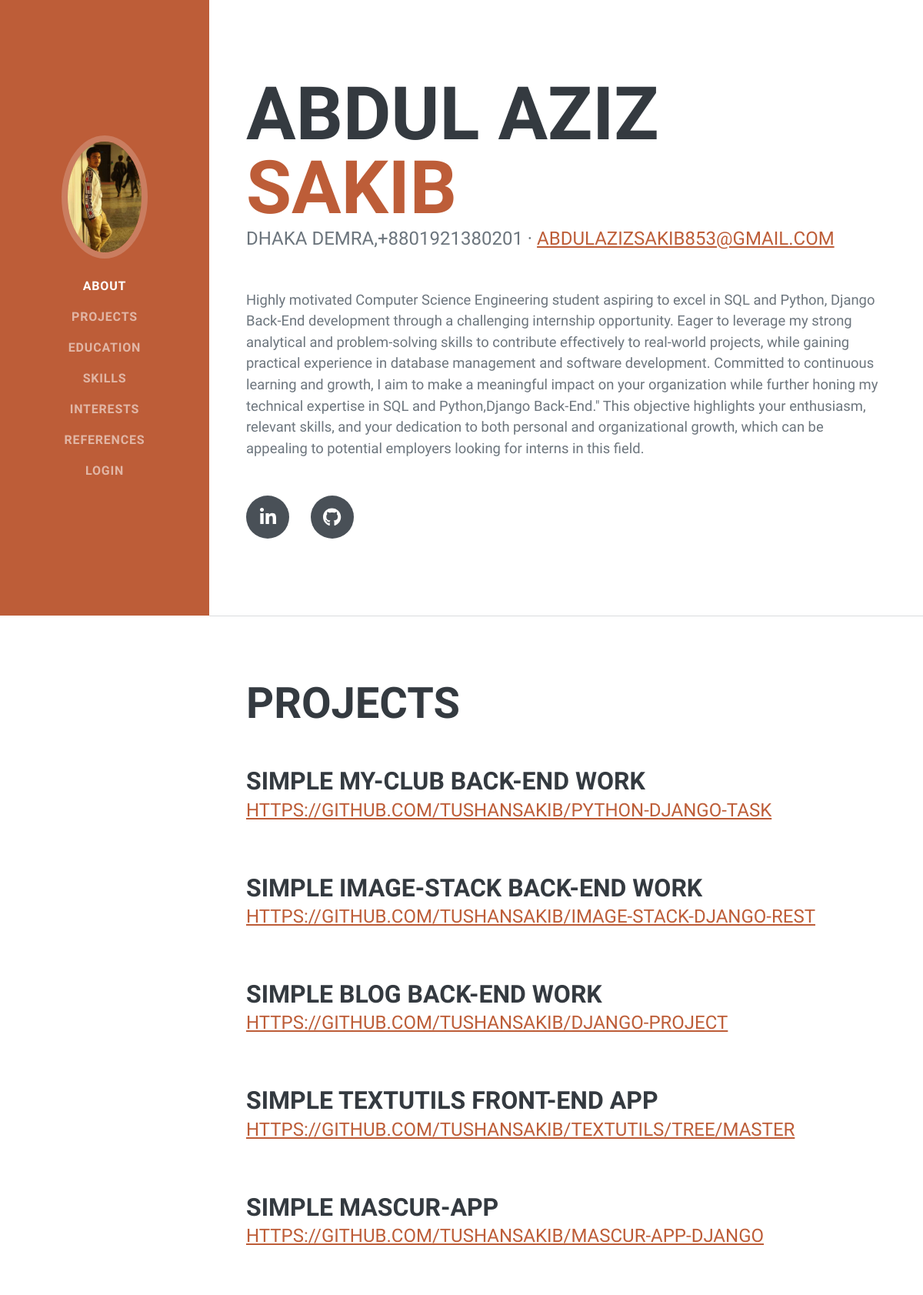
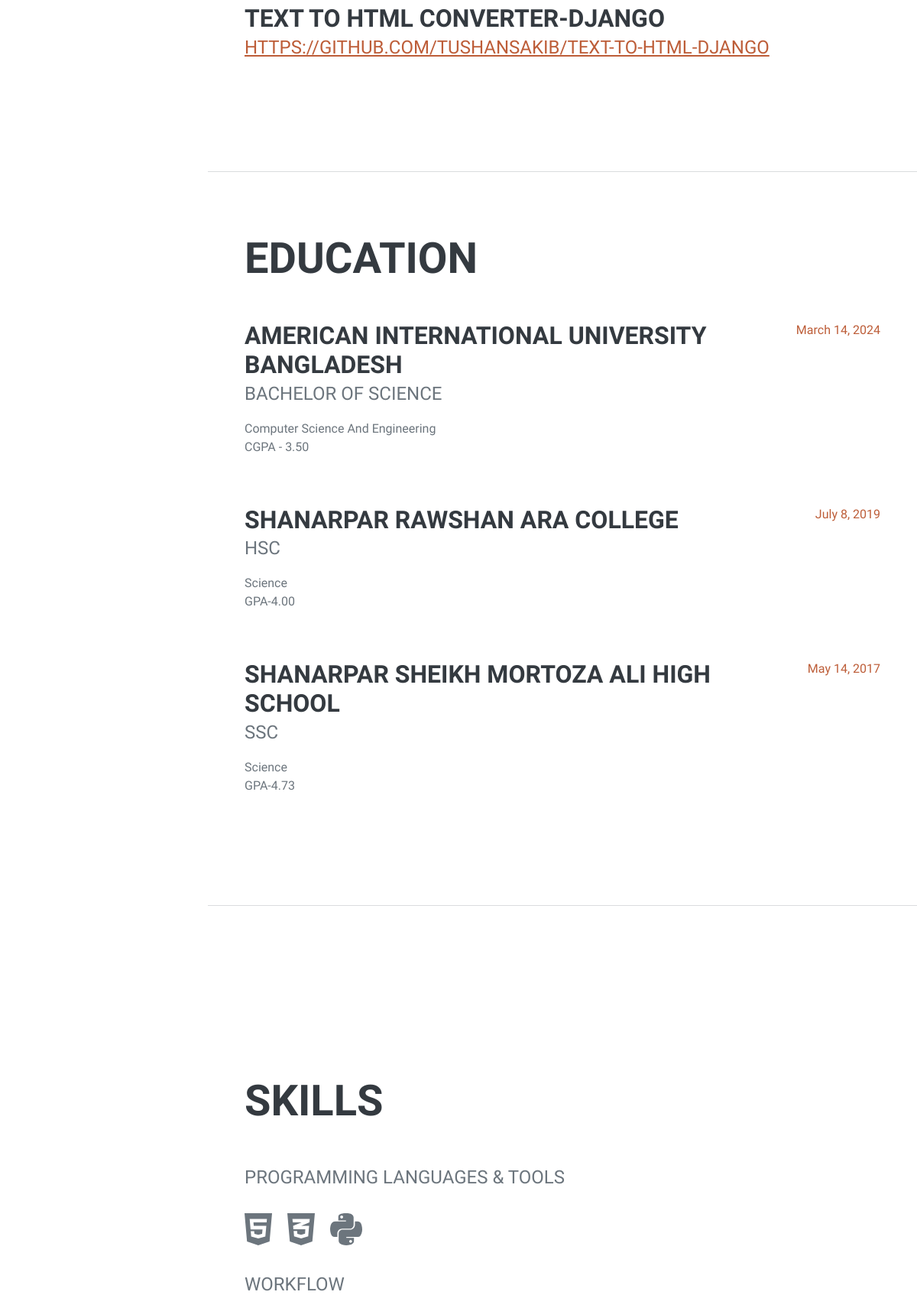
The page / (upper part) on the database its author committed (2 pictures, top to bottom).
### core/models.py (models this page shows, shortened)
class About(models.Model):
    profile_img = models.ImageField(upload_to = 'upload/profile')
    first_name = models.CharField(max_length=100)
    last_name = models.CharField(max_length=100)
    address = models.CharField(max_length=200)
    phone = models.CharField(max_length=15)
    email = models.CharField(max_length=100)
    career_obj = models.CharField(max_length=10000)
    facebook_link = models.CharField(max_length=100,null=True,blank=True)
    git_link = models.CharField(max_length=100,null=True,blank=True)
    linkedin_link = models.CharField(max_length=100,null=True,blank=True)
    twitter_link = models.CharField(max_length=100,null=True,blank=True)

class Project(models.Model):
    title = models.CharField(max_length=100)
    github_link = models.CharField(max_length=1000)
    image = models.FileField(null=True,blank=True,upload_to='product/image/')

class Education(models.Model):
    institute_name = models.CharField(max_length=200)
    degree = models.CharField(max_length=200)
    department = models.CharField(max_length=200)
    result = models.CharField(max_length=200)
    passed_year = models.DateField(auto_now_add=False)

### core/views.py (the view)
# urls.py: path('',views.home,name='home'),
def home(request):
    resume = About.objects.all()
    education = Education.objects.all()
    interest = Interest.objects.all()
    reference = Reference.objects.all()
    project = Project.objects.all()
    return render(request,'home.html',{'resume':resume,'education':education,'interest':interest,'reference':reference,'project':project})

### core/templates/home.html (shortened to what this page needs)
{% load static %}
<!DOCTYPE html>
<html lang="en">
    <head>
        <link href="{% static 'css/styles.css' %}" rel="stylesheet" />
    </head>
    <body id="page-top">
        {% for r in resume %}
        <nav class="navbar navbar-expand-lg navbar-dark bg-primary fixed-top" id="sideNav">
            <a class="navbar-brand js-scroll-trigger" href="#page-top">
                <span class="d-none d-lg-block"><img class="img-fluid img-profile rounded-circle mx-auto mb-2" src="{{r.profile_img.url}}" alt="..." /></span>
            </a>
            {% endfor %}
            <div class="collapse navbar-collapse" id="navbarResponsive">
                <ul class="navbar-nav">
                    <li class="nav-item"><a class="nav-link js-scroll-trigger" href="#about">About</a></li>
                    <li class="nav-item"><a class="nav-link js-scroll-trigger" href="#experience">Projects</a></li>
                    <li class="nav-item"><a class="nav-link js-scroll-trigger" href="#education">Education</a></li>
                    <li class="nav-item"><a class="nav-link js-scroll-trigger" href="#skills">Skills</a></li>
                    <li class="nav-item"><a class="nav-link js-scroll-trigger" href="#interests">Interests</a></li>
                    <li class="nav-item"><a class="nav-link js-scroll-trigger" href="#awards">References</a></li>
                    <li class="nav-item"><a class="nav-link js-scroll-trigger" href="{% url 'login' %}">Login</a></li>
                </ul>
            </div>
        </nav>
        {% for r in resume %}
        <div class="container-fluid p-0">
            <section class="resume-section" id="about">
                <div class="resume-section-content">
                    <h1 class="mb-0">
                        {{r.first_name}}
                        <span class="text-primary">{{r.last_name}}</span>
                    </h1>
                    <div class="subheading mb-5">
                        {{r.address}},{{r.phone}} ·
                        <a href="mailto:abdulazizsakib853@gmail.com">{{r.email}}</a>
                    </div>
                    <p class="lead mb-5">{{r.career_obj}}</p>
                    <div class="social-icons">
                        {% if r.linkedin_link %}
                        <a class="social-icon" href="{{r.linkedin_link}}"><i class="fab fa-linkedin-in"></i></a>
                        {% endif %}
                        {% if r.git_link %}
                        <a class="social-icon" href="{{r.git_link}}"><i class="fab fa-github"></i></a>
                        {% endif %}
                    </div>
                    {% endfor %}
                </div>
            </section>
            <hr class="m-0" />
            <section class="resume-section" id="experience">
                <div class="resume-section-content">
                    <h2 class="mb-5">Projects</h2>
                    {% for p in project %}
                    <div class="d-flex flex-column flex-md-row justify-content-between mb-5">
                        <div class="flex-grow-1">
                            <h3 class="mb-0">{{p.title}}</h3>
                            <div class="subheading mb-3"><a href="{{p.github_link}}">{{p.github_link}}</a></div>
                        </div>
                    </div>
                    {% endfor %}
                </div>
            </section>
            <hr class="m-0" />
            <section class="resume-section" id="education">
                <div class="resume-section-content">
                    <h2 class="mb-5">Education</h2>
                    {% for e in education %}
                    <div class="d-flex flex-column flex-md-row justify-content-between mb-5">
                        <div class="flex-grow-1">
                            <h3 class="mb-0">{{e.institute_name}}</h3>
                            <div class="subheading mb-3">{{e.degree}}</div>
                            <div>{{e.department}}</div>
                            <p>{{e.result}}</p>
                        </div>
                        <div class="flex-shrink-0"><span class="text-primary">{{e.passed_year}}</span></div>
                    </div>
                    {% endfor %}
                </div>
            </section>
            <hr class="m-0" />
            <section class="resume-section" id="skills">
                <div class="resume-section-content">
                    <h2 class="mb-5">Skills</h2>
                    <div class="subheading mb-3">Programming Languages & Tools</div>
                    <ul class="list-inline dev-icons">
                        <li class="list-inline-item"><i class="fab fa-html5"></i></li>
                        <li class="list-inline-item"><i class="fab fa-css3-alt"></i></li>
                        <li class="list-inline-item"><i class="fab fa-python"></i></li>
                    </ul>
                    <div class="subheading mb-3">Workflow</div>
                </div>
            </section>
        </div>
    </body>
</html>

### rows shown on the page
About: profile_img (picture), first_name "ABDUL AZIZ", last_name "SAKIB", address "DHAKA DEMRA", phone "+8801921380201", email "ABDULAZIZSAKIB853@GMAIL.COM", career_obj "Highly motivated Computer Science Engineering student aspiring to excel in SQL and Python, Django Back-End development through a challenging internship opportunity. Eager to leverage my strong analytical and problem-solving skills to contribute effectively to real-world projects, while gaining practical experience in database management and software development. Committed to continuous learning and growth, I aim to make a meaningful impact on your organization while further honing my technical expertise in SQL and Python,Django Back-End.\" This objective highlights your enthusiasm, relevant skills, and your dedication to both personal and organizational growth, which can be appealing to…"
Project: title "SIMPLE MY-CLUB BACK-END WORK", github_link "HTTPS://GITHUB.COM/TUSHANSAKIB/PYTHON-DJANGO-TASK"
Project: title "SIMPLE IMAGE-STACK BACK-END WORK", github_link "HTTPS://GITHUB.COM/TUSHANSAKIB/IMAGE-STACK-DJANGO-REST"
Project: title "SIMPLE BLOG BACK-END WORK", github_link "HTTPS://GITHUB.COM/TUSHANSAKIB/DJANGO-PROJECT"
Project: title "SIMPLE TEXTUTILS FRONT-END APP", github_link "HTTPS://GITHUB.COM/TUSHANSAKIB/TEXTUTILS/TREE/MASTER"
Project: title "SIMPLE MASCUR-APP", github_link "HTTPS://GITHUB.COM/TUSHANSAKIB/MASCUR-APP-DJANGO"
Project: title "TEXT TO HTML CONVERTER-DJANGO", github_link "HTTPS://GITHUB.COM/TUSHANSAKIB/TEXT-TO-HTML-DJANGO"
Education: institute_name "AMERICAN INTERNATIONAL UNIVERSITY BANGLADESH", degree "BACHELOR OF SCIENCE", department "Computer Science And Engineering", result "CGPA - 3.50", passed_year "March 14, 2024"
Education: institute_name "SHANARPAR RAWSHAN ARA COLLEGE", degree "HSC", department "Science", result "GPA-4.00", passed_year "July 8, 2019"
Education: institute_name "SHANARPAR SHEIKH MORTOZA ALI HIGH SCHOOL", degree "SSC", department "Science", result "GPA-4.73", passed_year "May 14, 2017"
